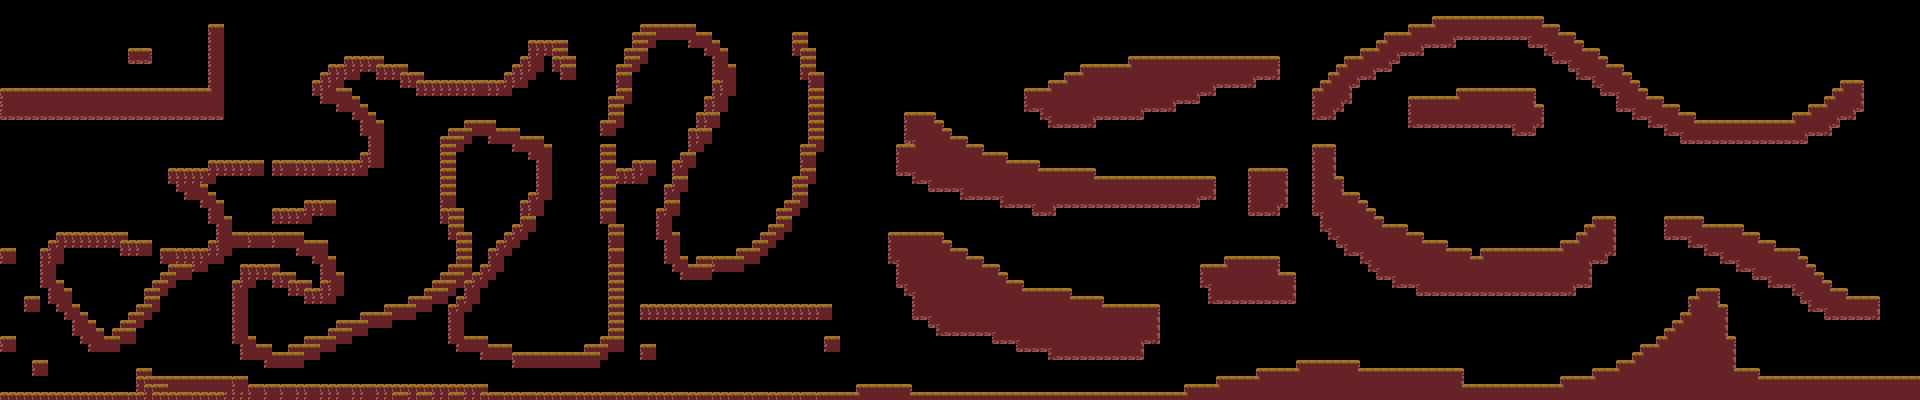

A 2D game scene composited from a Tiled map and its tileset images. What follows is a short description and the map's XML, with each tile layer's data collapsed to a summary:
An orthogonal 240x50 tile map with 8x8 px tiles, 2 tile layers (Tile Layer 1, Collision), 5 tilesets and 1 object (PlayerSpawn).

<map version="1.10" tiledversion="1.10.1" orientation="orthogonal" renderorder="right-down" width="240" height="50" tilewidth="8" tileheight="8" infinite="0" nextlayerid="5" nextobjectid="2">
 <properties>
  <property name="author" value="" />
  <property name="name" value="Tutorial Level" />
 </properties>
 <tileset firstgid="1" source="../assets/grassy_stone.tsx" />
 <tileset firstgid="56" source="../assets/decals.tsx" />
 <tileset firstgid="1281" source="../assets/plants.tsx" />
 <tileset firstgid="1442" source="../assets/collision_types.tsx" />
 <tileset firstgid="1442" source="../assets/collision_types.tsx" />
 <layer id="1" name="Tile Layer 1" width="240" height="50">
  <data>[12000 cells, 3273 non-empty, 15 distinct tile ids]</data>
 </layer>
 <objectgroup id="2" name="Objects">
  <object id="1" name="PlayerSpawn" type="PlayerSpawn" x="40" y="96">
   <point />
  </object>
 </objectgroup>
 <layer id="4" name="Collision" width="240" height="50" opacity="0.5">
  <data>[12000 cells, 3273 non-empty, 1 distinct tile ids]</data>
 </layer>
</map>
